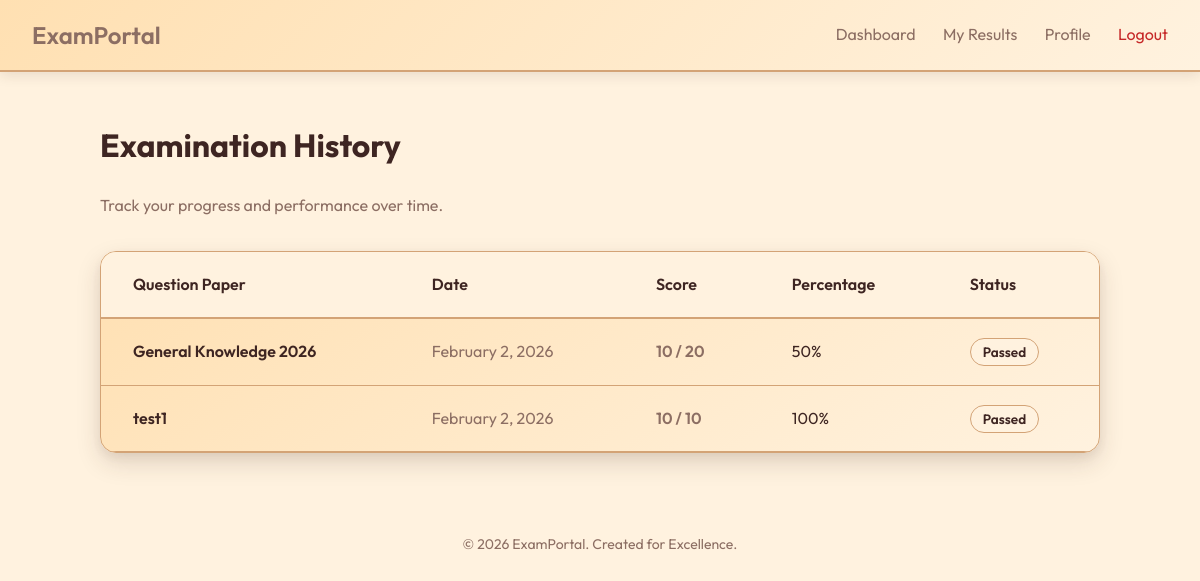
The page /results/ (signed in) on the database as committed earlier.
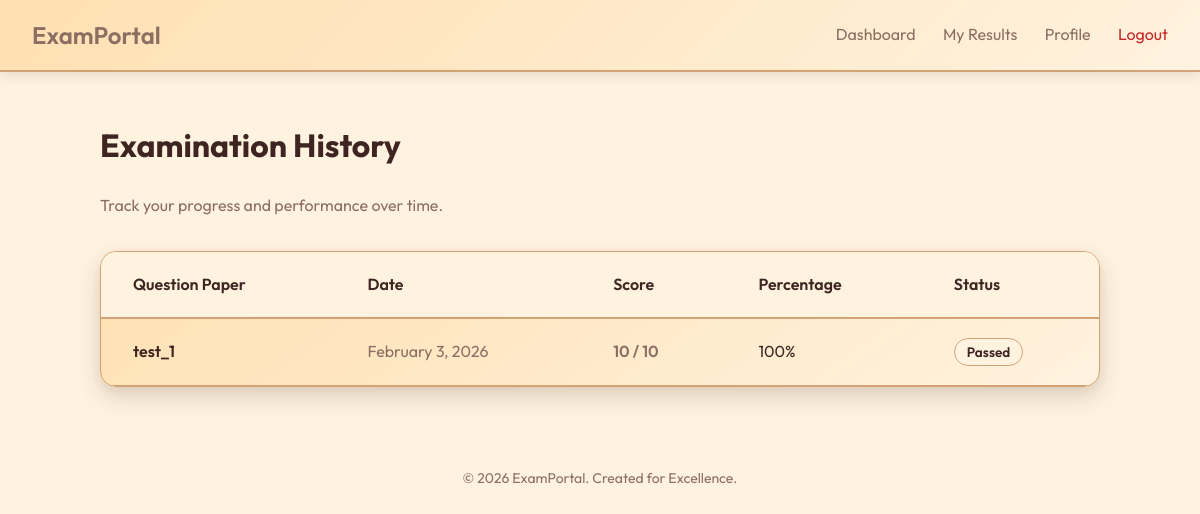
The same page on the database as committed later.
### test_app/models.py (models this page shows, shortened)
class Result(models.Model):
    student = models.ForeignKey(User, on_delete=models.CASCADE)
    paper = models.ForeignKey(QuestionPaper, on_delete=models.CASCADE, null=True)
    marks = models.PositiveIntegerField()
    total_marks = models.PositiveIntegerField(default=0)
    date = models.DateTimeField(auto_now_add=True)

class QuestionPaper(models.Model):
    title = models.CharField(max_length=200)
    description = models.TextField(blank=True)
    created_at = models.DateTimeField(auto_now_add=True)

### test_app/views.py (the view)
# urls.py: path('results/', views.view_results, name='view_results'),
@login_required
def view_results(request):
    results = Result.objects.filter(student=request.user).order_by('-date')
    return render(request, 'test_app/results_list.html', {'results': results})

### test_app/templates/test_app/results_list.html (shortened to what this page needs)
{% extends 'test_app/base.html' %}
{% block content %}
<div style="margin-bottom: 2rem;">
    <h1>Examination History</h1>
    <p style="color: var(--text-light);">Track your progress and performance over time.</p>
</div>
{% if results %}
<div class="card" style="padding: 0; overflow: hidden;">
    <table style="width: 100%; border-collapse: collapse; text-align: left;">
        <thead>
            <tr style="background: var(--ivory); color: var(--text); border-bottom: 2px solid var(--accent);">
                <th style="padding: 1.25rem 2rem; font-weight: 600;">Question Paper</th>
                <th style="padding: 1.25rem 2rem; font-weight: 600;">Date</th>
                <th style="padding: 1.25rem 2rem; font-weight: 600;">Score</th>
                <th style="padding: 1.25rem 2rem; font-weight: 600;">Percentage</th>
                <th style="padding: 1.25rem 2rem; font-weight: 600;">Status</th>
            </tr>
        </thead>
        <tbody>
            {% for res in results %}
            <tr style="border-bottom: 1px solid var(--accent);">
                <td style="padding: 1.25rem 2rem; font-weight: 600;">{{ res.paper.title|default:"General Quiz" }}</td>
                <td style="padding: 1.25rem 2rem; color: var(--text-light);">{{ res.date|date:"F j, Y" }}</td>
                <td style="padding: 1.25rem 2rem; font-weight: 600; color: var(--primary);">
                    {{ res.marks }} / {{ res.total_marks|default_if_none:"N/A" }}
                </td>
                <td style="padding: 1.25rem 2rem;">
                    {% if res.total_marks %}
                    {% widthratio res.marks res.total_marks 100 %}%
                    {% else %}
                    N/A
                    {% endif %}
                </td>
                <td style="padding: 1.25rem 2rem;">
                    <span
                        style="background: var(--ivory); color: var(--text); padding: 0.25rem 0.75rem; border-radius: 1rem; font-size: 0.85rem; font-weight: 600; border: 1px solid var(--accent);">Passed</span>
                </td>
            </tr>
            {% endfor %}
        </tbody>
    </table>
</div>
{% else %}
<div class="card" style="text-align: center; padding: 4rem 2rem;">
    <p style="color: var(--text-light); font-size: 1.1rem; margin-bottom: 1.5rem;">You haven't taken any examinations
        yet.</p>
    <a href="{% url 'student_dashboard' %}" class="btn btn-primary">Take Your First Test</a>
</div>
{% endif %}
{% endblock %}

### test_app/templates/test_app/base.html (shortened to what this page needs)
<!DOCTYPE html>
<html lang="en">
<head>
</head>
<body>
    <nav>
        <a href="{% url 'home' %}" class="logo">ExamPortal</a>
        <div class="nav-links">
            {% if user.is_authenticated %}
            {% if user.is_staff %}
            <a href="{% url 'admin_dashboard' %}">Admin Dashboard</a>
            <a href="{% url 'admin_view_results' %}">Student Marks</a>
            <a href="{% url 'logout' %}" style="color: var(--danger);">Logout</a>
            {% else %}
            <a href="{% url 'student_dashboard' %}">Dashboard</a>
            <a href="{% url 'view_results' %}">My Results</a>
            <a href="{% url 'student_profile' %}">Profile</a>
            <a href="{% url 'logout' %}" style="color: var(--danger);">Logout</a>
            {% endif %}
            {% else %}
            <a href="{% url 'student_login' %}">Student Login</a>
            <a href="{% url 'admin_login' %}" style="color: var(--primary); font-weight: 600;">Admin Portal</a>
            <a href="{% url 'student_signup' %}" class="btn btn-primary" style="padding: 0.5rem 1rem; color: white;">Get
                Started</a>
            {% endif %}
        </div>
    </nav>
    <div class="container animate-fade">
        {% block content %}{% endblock %}
    </div>
    <div class="footer">
        &copy; 2026 ExamPortal. Created for Excellence.
    </div>
</body>
</html>

### test_app/templates/test_app/base.html (style rules this page uses)
:root { --primary: #8C6E63; --primary-hover: #6D4C41; --bg: #FFF2DF; --card-bg: #FFE0B2; --text: #3E2522; --text-light: #8C6E63; --accent: #D3A376; --danger: #C62828; --dark-brown: #3E2522; --taupe: #8C6E63; --warm-tan: #D3A376; --light-peach: #FFE0B2; --ivory: #FFF2DF; }
body { font-family: 'Outfit', sans-serif; background-color: var(--bg); color: var(--text); margin: 0; padding: 0; line-height: 1.6; }
nav { background: linear-gradient(135deg, var(--card-bg) 0%, var(--ivory) 100%); box-shadow: 0 4px 12px rgba(62, 37, 34, 0.1); padding: 1rem 2rem; display: flex; justify-content: space-between; align-items: center; border-bottom: 2px solid var(--accent); }
.logo { font-size: 1.5rem; font-weight: 600; color: var(--primary); text-decoration: none; }
.nav-links a { margin-left: 1.5rem; text-decoration: none; color: var(--text-light); font-weight: 400; transition: color 0.3s; }
.container { max-width: 1000px; margin: 3rem auto; padding: 0 1rem; }
.card { background: linear-gradient(145deg, var(--card-bg) 0%, var(--ivory) 100%); border-radius: 1rem; padding: 2.5rem; box-shadow: 0 10px 25px rgba(62, 37, 34, 0.15), 0 4px 10px rgba(140, 110, 99, 0.1); border: 1px solid var(--accent); transition: transform 0.3s ease, box-shadow 0.3s ease; }
.footer { text-align: center; padding: 2rem; color: var(--text-light); font-size: 0.875rem; }
.animate-fade { animation: fadeIn 0.5s ease-out forwards; }

Rows that differ between the two databases and show on the page:
removed Result: paper "General Knowledge 2026", date "February 2, 2026", marks "10", total_marks "20", marks+total_marks "50"
removed Result: paper "test1", date "February 2, 2026", marks "10", total_marks "10", marks+total_marks "100"
added Result: paper "test_1", date "February 3, 2026", marks "10", total_marks "10", marks+total_marks "100"
